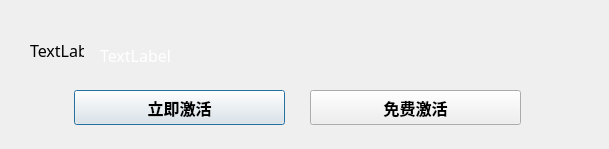
<?xml version="1.0" encoding="UTF-8"?>
<ui version="4.0">
 <class>RegisterBox</class>
 <widget class="QDialog" name="RegisterBox">
  <property name="geometry">
   <rect>
    <x>0</x>
    <y>0</y>
    <width>609</width>
    <height>149</height>
   </rect>
  </property>
  <property name="minimumSize">
   <size>
    <width>365</width>
    <height>149</height>
   </size>
  </property>
  <property name="maximumSize">
   <size>
    <width>1200</width>
    <height>149</height>
   </size>
  </property>
  <property name="font">
   <font>
    <family>微软雅黑</family>
    <pointsize>12</pointsize>
   </font>
  </property>
  <property name="windowTitle">
   <string>information</string>
  </property>
  <property name="windowIcon">
   <iconset resource="../images/image.qrc">
    <normaloff>:/images/logo.jpg</normaloff>:/images/logo.jpg</iconset>
  </property>
  <property name="styleSheet">
   <string notr="true"/>
  </property>
  <widget class="QPushButton" name="pushButton">
   <property name="geometry">
    <rect>
     <x>74</x>
     <y>90</y>
     <width>211</width>
     <height>35</height>
    </rect>
   </property>
   <property name="font">
    <font>
     <family>微软雅黑</family>
     <pointsize>12</pointsize>
     <weight>75</weight>
     <bold>true</bold>
    </font>
   </property>
   <property name="text">
    <string>立即激活</string>
   </property>
  </widget>
  <widget class="QPushButton" name="pushButton_2">
   <property name="geometry">
    <rect>
     <x>310</x>
     <y>90</y>
     <width>211</width>
     <height>35</height>
    </rect>
   </property>
   <property name="sizePolicy">
    <sizepolicy hsizetype="Preferred" vsizetype="Fixed">
     <horstretch>0</horstretch>
     <verstretch>0</verstretch>
    </sizepolicy>
   </property>
   <property name="font">
    <font>
     <family>微软雅黑</family>
     <pointsize>12</pointsize>
     <weight>75</weight>
     <bold>true</bold>
    </font>
   </property>
   <property name="text">
    <string>免费激活</string>
   </property>
  </widget>
  <widget class="QLabel" name="label">
   <property name="geometry">
    <rect>
     <x>30</x>
     <y>30</y>
     <width>54</width>
     <height>41</height>
    </rect>
   </property>
   <property name="frameShape">
    <enum>QFrame::NoFrame</enum>
   </property>
   <property name="text">
    <string>TextLabel</string>
   </property>
  </widget>
  <widget class="QLabel" name="label_2">
   <property name="geometry">
    <rect>
     <x>100</x>
     <y>40</y>
     <width>471</width>
     <height>31</height>
    </rect>
   </property>
   <property name="font">
    <font>
     <family>微软雅黑</family>
     <pointsize>12</pointsize>
    </font>
   </property>
   <property name="frameShape">
    <enum>QFrame::NoFrame</enum>
   </property>
   <property name="text">
    <string>&lt;html&gt;&lt;head/&gt;&lt;body&gt;&lt;p&gt;&lt;span style=&quot; color:#ffffff;&quot;&gt;TextLabel&lt;/span&gt;&lt;/p&gt;&lt;/body&gt;&lt;/html&gt;</string>
   </property>
  </widget>
 </widget>
 <resources>
  <include location="../images/image.qrc"/>
 </resources>
 <connections/>
</ui>
